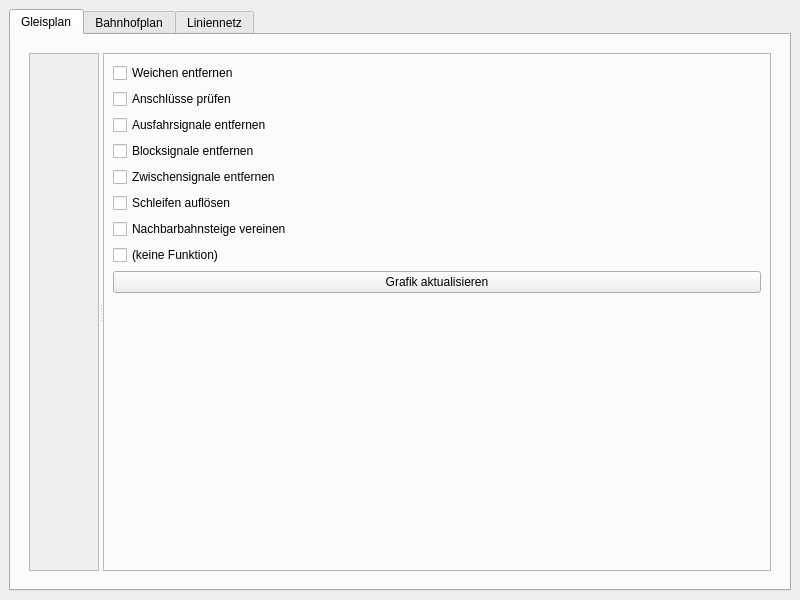
<?xml version="1.0" encoding="UTF-8"?>
<ui version="4.0">
 <class>GleisnetzWindow</class>
 <widget class="QMainWindow" name="GleisnetzWindow">
  <property name="geometry">
   <rect>
    <x>0</x>
    <y>0</y>
    <width>800</width>
    <height>600</height>
   </rect>
  </property>
  <property name="windowTitle">
   <string>Gleisnetz</string>
  </property>
  <widget class="QWidget" name="centralwidget">
   <layout class="QVBoxLayout" name="verticalLayout">
    <item>
     <widget class="QTabWidget" name="tabWidget">
      <property name="currentIndex">
       <number>0</number>
      </property>
      <widget class="QWidget" name="signal_tab">
       <attribute name="title">
        <string>Gleisplan</string>
       </attribute>
       <layout class="QVBoxLayout" name="verticalLayout_7">
        <item>
         <widget class="QWidget" name="widget_2" native="true">
          <layout class="QVBoxLayout" name="verticalLayout_6">
           <item>
            <widget class="QSplitter" name="splitter_2">
             <property name="orientation">
              <enum>Qt::Horizontal</enum>
             </property>
             <widget class="QScrollArea" name="scrollArea">
              <property name="widgetResizable">
               <bool>true</bool>
              </property>
              <widget class="QWidget" name="signal_graph_area">
               <property name="geometry">
                <rect>
                 <x>0</x>
                 <y>0</y>
                 <width>68</width>
                 <height>515</height>
                </rect>
               </property>
              </widget>
             </widget>
             <widget class="QFrame" name="signal_settings_frame">
              <property name="frameShape">
               <enum>QFrame::StyledPanel</enum>
              </property>
              <property name="frameShadow">
               <enum>QFrame::Sunken</enum>
              </property>
              <layout class="QVBoxLayout" name="verticalLayout_5">
               <item>
                <widget class="QCheckBox" name="signal_weichen_check">
                 <property name="text">
                  <string>Weichen entfernen</string>
                 </property>
                </widget>
               </item>
               <item>
                <widget class="QCheckBox" name="signal_anschluss_check">
                 <property name="text">
                  <string>Anschlüsse prüfen</string>
                 </property>
                </widget>
               </item>
               <item>
                <widget class="QCheckBox" name="signal_bahnsteig_check">
                 <property name="text">
                  <string>Ausfahrsignale entfernen</string>
                 </property>
                </widget>
               </item>
               <item>
                <widget class="QCheckBox" name="signal_paar_check">
                 <property name="text">
                  <string>Blocksignale entfernen</string>
                 </property>
                </widget>
               </item>
               <item>
                <widget class="QCheckBox" name="signal_zwischen_check">
                 <property name="text">
                  <string>Zwischensignale entfernen</string>
                 </property>
                </widget>
               </item>
               <item>
                <widget class="QCheckBox" name="signal_schleifen_check">
                 <property name="text">
                  <string>Schleifen auflösen</string>
                 </property>
                </widget>
               </item>
               <item>
                <widget class="QCheckBox" name="signal_nachbarn_check">
                 <property name="text">
                  <string>Nachbarbahnsteige vereinen</string>
                 </property>
                </widget>
               </item>
               <item>
                <widget class="QCheckBox" name="signal_reserve1_check">
                 <property name="text">
                  <string>(keine Funktion)</string>
                 </property>
                </widget>
               </item>
               <item>
                <widget class="QPushButton" name="signal_aktualisieren_button">
                 <property name="text">
                  <string>Grafik aktualisieren</string>
                 </property>
                </widget>
               </item>
               <item>
                <spacer name="verticalSpacer_2">
                 <property name="orientation">
                  <enum>Qt::Vertical</enum>
                 </property>
                 <property name="sizeHint" stdset="0">
                  <size>
                   <width>20</width>
                   <height>413</height>
                  </size>
                 </property>
                </spacer>
               </item>
              </layout>
             </widget>
            </widget>
           </item>
          </layout>
         </widget>
        </item>
       </layout>
      </widget>
      <widget class="QWidget" name="bahnhof_tab">
       <attribute name="title">
        <string>Bahnhofplan</string>
       </attribute>
       <layout class="QVBoxLayout" name="verticalLayout_2">
        <item>
         <widget class="QWidget" name="widget" native="true">
          <layout class="QVBoxLayout" name="verticalLayout_4">
           <item>
            <widget class="QSplitter" name="splitter">
             <property name="orientation">
              <enum>Qt::Horizontal</enum>
             </property>
             <widget class="QScrollArea" name="scrollArea_2">
              <property name="widgetResizable">
               <bool>true</bool>
              </property>
              <widget class="QWidget" name="bahnhof_graph_area">
               <property name="geometry">
                <rect>
                 <x>0</x>
                 <y>0</y>
                 <width>68</width>
                 <height>515</height>
                </rect>
               </property>
              </widget>
             </widget>
             <widget class="QFrame" name="bahnhof_settings_frame">
              <property name="frameShape">
               <enum>QFrame::StyledPanel</enum>
              </property>
              <property name="frameShadow">
               <enum>QFrame::Sunken</enum>
              </property>
              <layout class="QVBoxLayout" name="verticalLayout_3">
               <item>
                <widget class="QCheckBox" name="bahnhof_leerverbindung_check">
                 <property name="text">
                  <string>Leere Verbindungen</string>
                 </property>
                </widget>
               </item>
               <item>
                <widget class="QCheckBox" name="bahnhof_check_1">
                 <property name="text">
                  <string>Keine Funktion</string>
                 </property>
                </widget>
               </item>
               <item>
                <widget class="QCheckBox" name="bahnhof_check_2">
                 <property name="text">
                  <string>Keine Funktion</string>
                 </property>
                </widget>
               </item>
               <item>
                <widget class="QCheckBox" name="bahnhof_check_3">
                 <property name="text">
                  <string>Keine Funktion</string>
                 </property>
                </widget>
               </item>
               <item>
                <widget class="QPushButton" name="bahnhof_aktualisieren_button">
                 <property name="text">
                  <string>Grafik aktualisieren</string>
                 </property>
                </widget>
               </item>
               <item>
                <spacer name="verticalSpacer">
                 <property name="orientation">
                  <enum>Qt::Vertical</enum>
                 </property>
                 <property name="sizeHint" stdset="0">
                  <size>
                   <width>20</width>
                   <height>364</height>
                  </size>
                 </property>
                </spacer>
               </item>
              </layout>
             </widget>
            </widget>
           </item>
          </layout>
         </widget>
        </item>
       </layout>
      </widget>
      <widget class="QWidget" name="linien_tab">
       <attribute name="title">
        <string>Liniennetz</string>
       </attribute>
       <layout class="QVBoxLayout" name="verticalLayout_10">
        <item>
         <widget class="QWidget" name="widget_3" native="true">
          <layout class="QVBoxLayout" name="verticalLayout_9">
           <item>
            <widget class="QSplitter" name="splitter_3">
             <property name="orientation">
              <enum>Qt::Horizontal</enum>
             </property>
             <widget class="QScrollArea" name="scrollArea_3">
              <property name="widgetResizable">
               <bool>true</bool>
              </property>
              <widget class="QWidget" name="linien_graph_area">
               <property name="geometry">
                <rect>
                 <x>0</x>
                 <y>0</y>
                 <width>68</width>
                 <height>515</height>
                </rect>
               </property>
              </widget>
             </widget>
             <widget class="QFrame" name="linien_settings_frame">
              <property name="sizePolicy">
               <sizepolicy hsizetype="Minimum" vsizetype="Preferred">
                <horstretch>0</horstretch>
                <verstretch>0</verstretch>
               </sizepolicy>
              </property>
              <property name="frameShape">
               <enum>QFrame::StyledPanel</enum>
              </property>
              <property name="frameShadow">
               <enum>QFrame::Sunken</enum>
              </property>
              <layout class="QVBoxLayout" name="verticalLayout_8">
               <item>
                <widget class="QCheckBox" name="linien_schleifen_check">
                 <property name="text">
                  <string>Schleifen auflösen</string>
                 </property>
                </widget>
               </item>
               <item>
                <widget class="QCheckBox" name="linien_check_2">
                 <property name="text">
                  <string>Keine Funktion</string>
                 </property>
                </widget>
               </item>
               <item>
                <widget class="QCheckBox" name="linien_check_3">
                 <property name="text">
                  <string>Keine Funktion</string>
                 </property>
                </widget>
               </item>
               <item>
                <widget class="QPushButton" name="linien_aktualisieren_button">
                 <property name="text">
                  <string>Grafik aktualisieren</string>
                 </property>
                </widget>
               </item>
               <item>
                <spacer name="verticalSpacer_3">
                 <property name="orientation">
                  <enum>Qt::Vertical</enum>
                 </property>
                 <property name="sizeHint" stdset="0">
                  <size>
                   <width>20</width>
                   <height>384</height>
                  </size>
                 </property>
                </spacer>
               </item>
              </layout>
             </widget>
            </widget>
           </item>
          </layout>
         </widget>
        </item>
       </layout>
      </widget>
     </widget>
    </item>
   </layout>
  </widget>
 </widget>
 <resources/>
 <connections/>
</ui>
